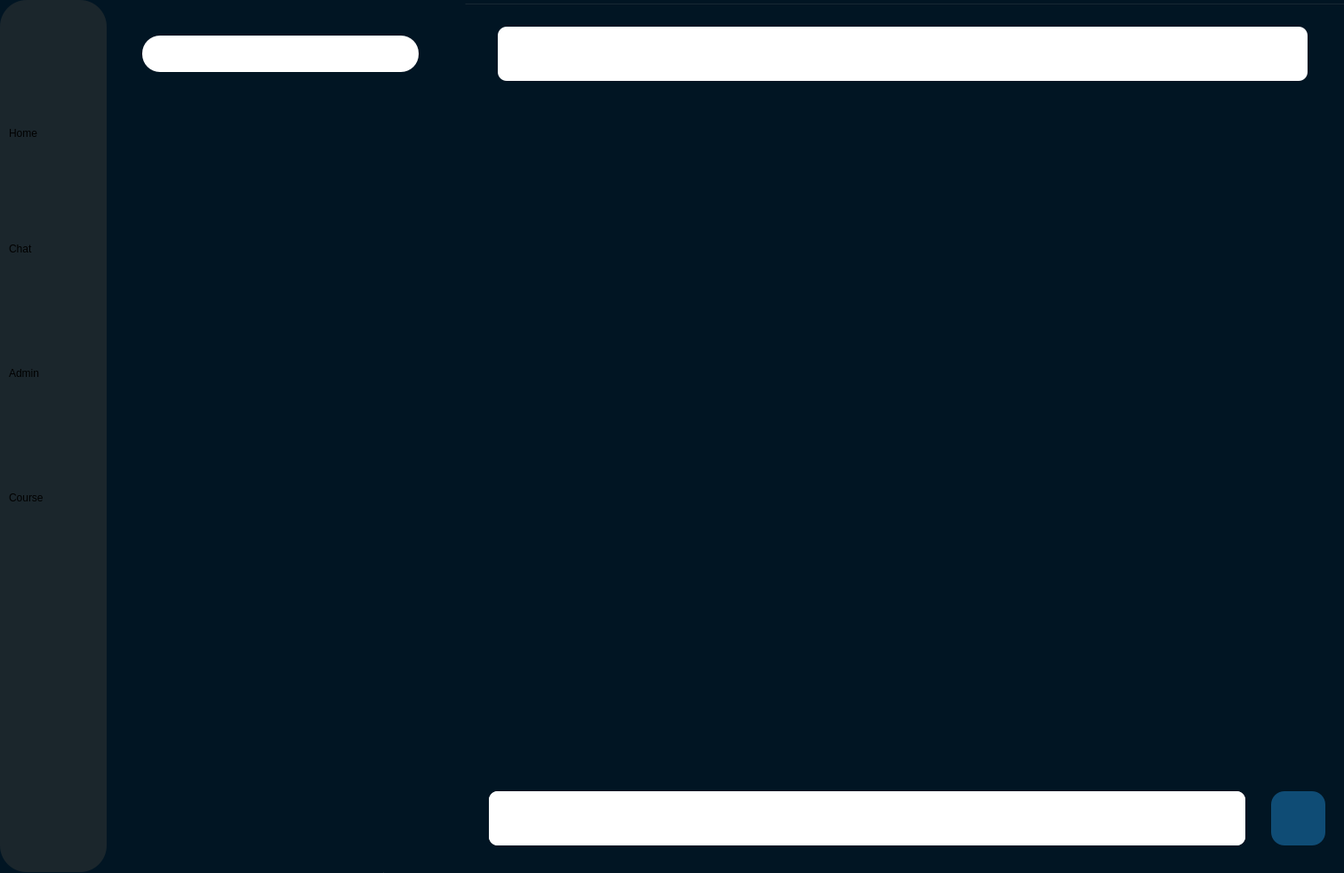
<?xml version="1.0" encoding="UTF-8"?>
<ui version="4.0">
 <class>Chat</class>
 <widget class="QWidget" name="Chat">
  <property name="geometry">
   <rect>
    <x>0</x>
    <y>0</y>
    <width>1512</width>
    <height>982</height>
   </rect>
  </property>
  <property name="windowTitle">
   <string>Form</string>
  </property>
  <property name="styleSheet">
   <string notr="true">background-color:#011523;</string>
  </property>
  <widget class="QGroupBox" name="groupBox">
   <property name="geometry">
    <rect>
     <x>0</x>
     <y>0</y>
     <width>120</width>
     <height>981</height>
    </rect>
   </property>
   <property name="styleSheet">
    <string notr="true">border-radius: 30px;
background-color: #1B262C;</string>
   </property>
   <property name="title">
    <string/>
   </property>
   <widget class="QPushButton" name="homeButton">
    <property name="geometry">
     <rect>
      <x>20</x>
      <y>60</y>
      <width>80</width>
      <height>71</height>
     </rect>
    </property>
    <property name="text">
     <string/>
    </property>
   </widget>
   <widget class="QPushButton" name="chatButton">
    <property name="geometry">
     <rect>
      <x>20</x>
      <y>190</y>
      <width>80</width>
      <height>71</height>
     </rect>
    </property>
    <property name="text">
     <string/>
    </property>
   </widget>
   <widget class="QPushButton" name="adminButton">
    <property name="geometry">
     <rect>
      <x>20</x>
      <y>320</y>
      <width>80</width>
      <height>71</height>
     </rect>
    </property>
    <property name="text">
     <string/>
    </property>
   </widget>
   <widget class="QPushButton" name="courseButton">
    <property name="geometry">
     <rect>
      <x>20</x>
      <y>460</y>
      <width>80</width>
      <height>71</height>
     </rect>
    </property>
    <property name="text">
     <string/>
    </property>
   </widget>
   <widget class="QLabel" name="label_2">
    <property name="geometry">
     <rect>
      <x>10</x>
      <y>140</y>
      <width>101</width>
      <height>20</height>
     </rect>
    </property>
    <property name="styleSheet">
     <string notr="true">qproperty-alignment: AlignCenter;
</string>
    </property>
    <property name="text">
     <string>Home</string>
    </property>
   </widget>
   <widget class="QLabel" name="label_3">
    <property name="geometry">
     <rect>
      <x>10</x>
      <y>270</y>
      <width>101</width>
      <height>20</height>
     </rect>
    </property>
    <property name="styleSheet">
     <string notr="true">qproperty-alignment: AlignCenter;
</string>
    </property>
    <property name="text">
     <string>Chat</string>
    </property>
   </widget>
   <widget class="QLabel" name="label_4">
    <property name="geometry">
     <rect>
      <x>10</x>
      <y>410</y>
      <width>101</width>
      <height>20</height>
     </rect>
    </property>
    <property name="styleSheet">
     <string notr="true">qproperty-alignment: AlignCenter;
</string>
    </property>
    <property name="text">
     <string>Admin</string>
    </property>
   </widget>
   <widget class="QLabel" name="label_5">
    <property name="geometry">
     <rect>
      <x>10</x>
      <y>550</y>
      <width>101</width>
      <height>20</height>
     </rect>
    </property>
    <property name="styleSheet">
     <string notr="true">qproperty-alignment: AlignCenter;
</string>
    </property>
    <property name="text">
     <string>Course</string>
    </property>
   </widget>
  </widget>
  <widget class="QGroupBox" name="groupBox_3">
   <property name="geometry">
    <rect>
     <x>430</x>
     <y>0</y>
     <width>1091</width>
     <height>991</height>
    </rect>
   </property>
   <property name="styleSheet">
    <string notr="true">background: qlineargradient(x1: 0, y1: 0, x2: 1, y2: 0,
    stop: 0 #032B46, stop: 1 #076AAC);</string>
   </property>
   <property name="title">
    <string/>
   </property>
   <widget class="QGroupBox" name="groupBox_4">
    <property name="geometry">
     <rect>
      <x>130</x>
      <y>30</y>
      <width>911</width>
      <height>61</height>
     </rect>
    </property>
    <property name="styleSheet">
     <string notr="true">background-color: white;
border-radius: 10px;</string>
    </property>
    <property name="title">
     <string/>
    </property>
    <widget class="QLabel" name="othersName">
     <property name="geometry">
      <rect>
       <x>70</x>
       <y>10</y>
       <width>331</width>
       <height>41</height>
      </rect>
     </property>
     <property name="styleSheet">
      <string notr="true">color: black;
font-size: 35px;</string>
     </property>
     <property name="text">
      <string/>
     </property>
    </widget>
   </widget>
   <widget class="QGroupBox" name="groupBox_5">
    <property name="geometry">
     <rect>
      <x>120</x>
      <y>890</y>
      <width>851</width>
      <height>61</height>
     </rect>
    </property>
    <property name="styleSheet">
     <string notr="true">background-color: white;
border-radius: 10px;</string>
    </property>
    <property name="title">
     <string/>
    </property>
    <widget class="QLineEdit" name="messageField">
     <property name="geometry">
      <rect>
       <x>0</x>
       <y>0</y>
       <width>851</width>
       <height>61</height>
      </rect>
     </property>
     <property name="styleSheet">
      <string notr="true">color: black;
font-weight: 100px;
font-size: 20px;</string>
     </property>
    </widget>
   </widget>
   <widget class="QPushButton" name="sendMessage">
    <property name="geometry">
     <rect>
      <x>1000</x>
      <y>890</y>
      <width>61</width>
      <height>61</height>
     </rect>
    </property>
    <property name="styleSheet">
     <string notr="true">background-color: #0F4C75;
border-radius: 15px;</string>
    </property>
    <property name="text">
     <string/>
    </property>
   </widget>
   <widget class="QWidget" name="messagesTab" native="true">
    <property name="geometry">
     <rect>
      <x>129</x>
      <y>109</y>
      <width>931</width>
      <height>771</height>
     </rect>
    </property>
    <property name="styleSheet">
     <string notr="true">background-color: transparent;</string>
    </property>
   </widget>
  </widget>
  <widget class="QGroupBox" name="groupBox_2">
   <property name="geometry">
    <rect>
     <x>120</x>
     <y>0</y>
     <width>411</width>
     <height>981</height>
    </rect>
   </property>
   <property name="styleSheet">
    <string notr="true">border-radius: 20px;
background: qlineargradient(x1: 0, y1: 0, x2: 1, y2: 0,
    stop: 0.2 #011523, stop: 1 #0A70B5);	</string>
   </property>
   <property name="title">
    <string/>
   </property>
   <widget class="QLineEdit" name="searchBar">
    <property name="geometry">
     <rect>
      <x>40</x>
      <y>40</y>
      <width>311</width>
      <height>41</height>
     </rect>
    </property>
    <property name="styleSheet">
     <string notr="true">background-color: white;
color: black;
font-weight: 100px;</string>
    </property>
   </widget>
   <widget class="QGroupBox" name="profilesTab">
    <property name="geometry">
     <rect>
      <x>19</x>
      <y>99</y>
      <width>381</width>
      <height>871</height>
     </rect>
    </property>
    <property name="styleSheet">
     <string notr="true">background-color: transparent;</string>
    </property>
    <property name="title">
     <string/>
    </property>
   </widget>
  </widget>
  <zorder>groupBox_3</zorder>
  <zorder>groupBox</zorder>
  <zorder>groupBox_2</zorder>
 </widget>
 <resources/>
 <connections/>
</ui>
